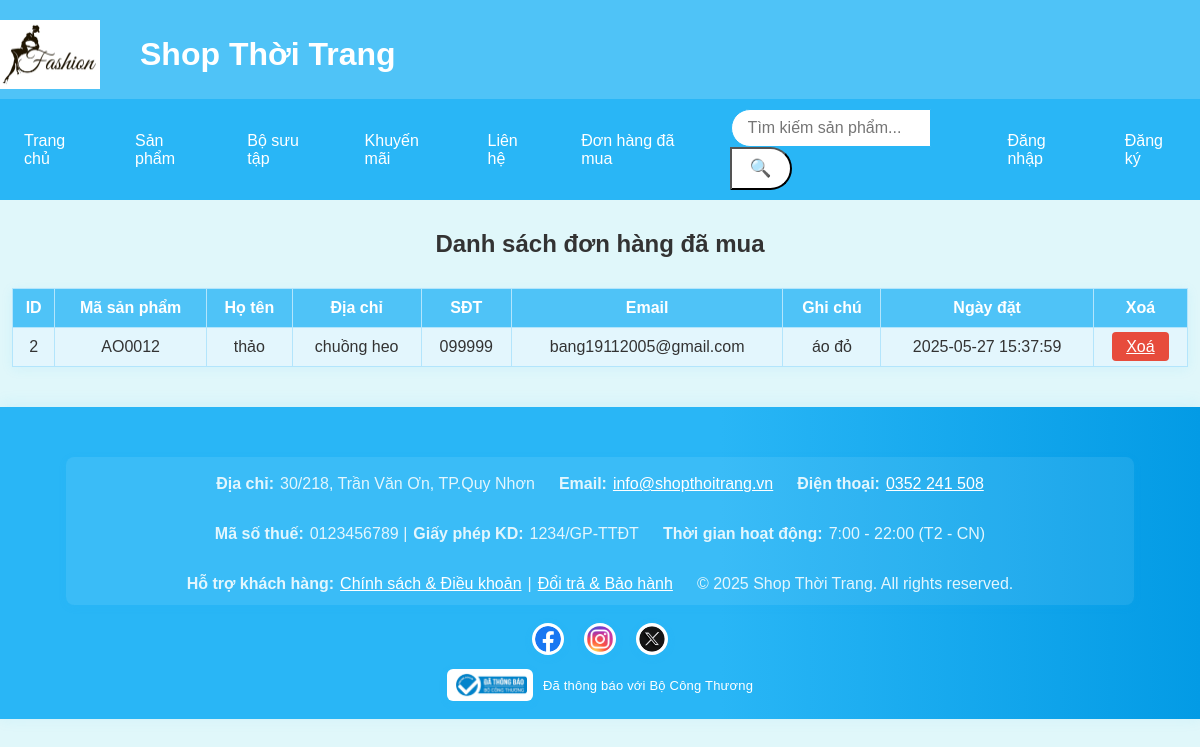
/don_hang_da_mua.php, run on an earlier commit of the app's database.
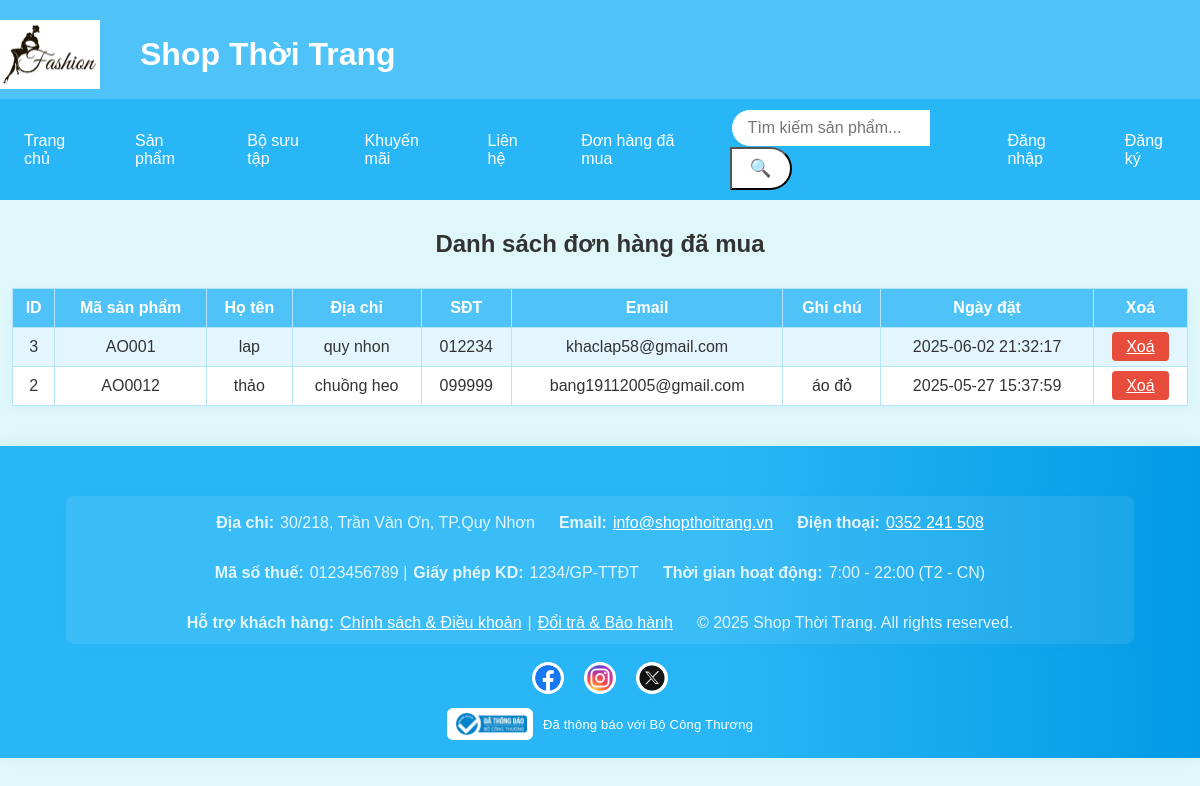
And on a later commit of the database.
### tables this page shows
CREATE TABLE `don_hang` (
  `id` int(11) NOT NULL,
  `san_pham_id` varchar(50) NOT NULL,
  `ho_ten` varchar(100) NOT NULL,
  `dia_chi` varchar(255) NOT NULL,
  `sdt` varchar(20) NOT NULL,
  `email` varchar(100) DEFAULT NULL,
  `ghi_chu` text DEFAULT NULL,
  `ngay_dat` datetime DEFAULT current_timestamp()
);

### don_hang_da_mua.php (the view, shortened to what this page needs)
<?php
require_once 'connect.php';
$keyword = isset($_GET['search']) ? trim($_GET['search']) : '';
$sql = "SELECT * FROM don_hang ORDER BY id DESC";
$result = $conn->query($sql);
include 'header.php';
?>
<!DOCTYPE html>
<html lang="vi">
<head>
    <link rel="stylesheet" href="style.css">
</head>
<body>
    <main>
        <h2 style="text-align:center;margin:30px 0 10px 0;">Danh sách đơn hàng đã mua</h2>
        <table class="donhang">
            <tr>
                <th>ID</th>
                <th>Mã sản phẩm</th>
                <th>Họ tên</th>
                <th>Địa chỉ</th>
                <th>SĐT</th>
                <th>Email</th>
                <th>Ghi chú</th>
                <th>Ngày đặt</th>
                <th>Xoá</th>
            </tr>
            <?php if ($result && $result->num_rows > 0): ?>
                <?php while($row = $result->fetch_assoc()): ?>
                <tr>
                    <td><?= $row['id'] ?></td>
                    <td><?= htmlspecialchars($row['san_pham_id']) ?></td>
                    <td><?= htmlspecialchars($row['ho_ten']) ?></td>
                    <td><?= htmlspecialchars($row['dia_chi']) ?></td>
                    <td><?= htmlspecialchars($row['sdt']) ?></td>
                    <td><?= htmlspecialchars($row['email']) ?></td>
                    <td><?= htmlspecialchars($row['ghi_chu']) ?></td>
                    <td><?= isset($row['ngay_dat']) ? $row['ngay_dat'] : '' ?></td>
                    <td>
                        <a href="don_hang_da_mua.php?delete_id=<?= $row['id'] ?>" onclick="return confirm('Bạn có chắc muốn xoá đơn hàng này?');" class="delete-btn">Xoá</a>
                    </td>
                </tr>
                <?php endwhile; ?>
            <?php else: ?>
                <tr><td colspan="9">Chưa có đơn hàng nào.</td></tr>
            <?php endif; ?>
        </table>
    </main>
    <footer class="footer">
    <div class="footer-content">
        <div class="footer-info">
            <p><strong>Địa chỉ:</strong> 30/218, Trần Văn Ơn, TP.Quy Nhơn</p>
            <p><strong>Email:</strong> <a href="mailto:info@shopthoitrang.vn">info@shopthoitrang.vn</a></p>
            <p><strong>Điện thoại:</strong> <a href="tel:0123456789">0352 241 508</a></p>
            <p><strong>Mã số thuế:</strong> 0123456789 | <strong>Giấy phép KD:</strong> 1234/GP-TTĐT</p>
            <p><strong>Thời gian hoạt động:</strong> 7:00 - 22:00 (T2 - CN)</p>
            <p><strong>Hỗ trợ khách hàng:</strong> <a href="chinh_sach.php">Chính sách &amp; Điều khoản</a> | <a href="doi_tra.php">Đổi trả &amp; Bảo hành</a></p>
            <p>&copy; <?= date('Y') ?> Shop Thời Trang. All rights reserved.</p>
        </div>
        <div class="social-icons">
            <a href="https://www.facebook.com/minhthuan.le.923724"><img src="imagin/Facebook.webp" alt="Facebook"></a>
            <a href="https://www.instagram.com/minhthuan.le.923724"><img src="imagin/Insta.webp" alt="Instagram"></a>
            <a href="https://twitter.com/minhthuan_le"><img src="imagin/X.webp" alt="Twitter"></a>
        </div>
        <div class="certification" style="margin-top:10px;">
            <img src="imagin/bocongthuong.png" alt="Đã thông báo Bộ Công Thương" style="height:32px;">
            <span style="font-size:13px;color: white;">Đã thông báo với Bộ Công Thương</span>
        </div>
    </div>
</footer>
</body>
</html>

### header.php (shortened to what this page needs)
<header>
    <div class="header-flex">
        <div class="logo">
            <img src="imagin/logo.webp" alt="Shop Logo">
        </div>
        <h1>Shop Thời Trang</h1>
    </div>
</header>
<nav class="navbar">
    <ul class="menu">
        <li><a href="index.php">Trang chủ</a></li>
        <li><a href="san_pham.php">Sản phẩm</a></li>
        <li><a href="bo_suu_tap.php">Bộ sưu tập</a></li>
        <li><a href="khuyen_mai.php">Khuyến mãi</a></li>
        <li><a href="lien_he.php">Liên hệ</a></li>
        <li><a href="don_hang_da_mua.php">Đơn hàng đã mua</a></li>
        <li>
            <form class="search-form" method="get" action="index.php" style="display:inline;">
                <input type="text" name="search" placeholder="Tìm kiếm sản phẩm..." value="<?= isset($keyword) ? htmlspecialchars($keyword) : '' ?>">
                <button type="submit">🔍</button>
            </form>
        </li>
        <?php if (isset($_SESSION['user_id'])): ?>
            <li><span style="color:#0277BD;">👤 <?= htmlspecialchars($_SESSION['username']) ?></span></li>
            <li><a href="logout.php">Đăng xuất</a></li>
        <?php else: ?>
            <li><a href="login.php">Đăng nhập</a></li>
            <li><a href="register.php">Đăng ký</a></li>
        <?php endif; ?>
    </ul>
</nav>

### style.css (style rules this page uses)
* { margin: 0; padding: 0; box-sizing: border-box; }
body { font-family: Arial, sans-serif; background: #E0F7FA; color: #333; min-height: 100vh; }
header { background: #4FC3F7; color: #fff; padding: 20px 0 10px 0; text-align: center; }
header .logo img { width: 100px; }
.header-flex { display: flex; align-items: center; justify-content: flex-start; gap: 20px; }
.logo { margin-right: 20px; }
.header-flex h1 { margin: 0; font-size: 2em; color: #fff; }
.navbar { background: #29B6F6; padding: 10px 0; }
.navbar .menu { list-style: none; display: flex; justify-content: center; align-items: center; }
.navbar .menu li { margin: 0 10px; display: flex; align-items: center; }
.navbar .menu li a { color: #fff; text-decoration: none; padding: 10px 14px; border-radius: 5px; transition: background 0.3s; font-size: 1em; }
.search-form { display: flex; align-items: center; margin: 0; }
.search-form input[type="text"] { padding: 9px 16px; width: 200px; border-radius: 25px 0 0 25px; border: 1px solid #29B6F6; outline: none; font-size: 1em; background: #fff; transition: border 0.3s; }
.search-form button { padding: 9px 18px; border-radius: 0 25px 25px 0; background: #fff; color: #fff; font-size: 1.1em; cursor: pointer; transition: background 0.3s; margin-left: -1px; }
.footer { background: linear-gradient(90deg, #29B6F6 60%, #039BE5 100%); color: #fff; text-align: center; padding: 32px 0 18px 0; margin-top: 40px; box-shadow: 0 -2px 16px rgba(41,182,246,0.10); font-size: 1em; position: relative; }
.footer-content { max-width: 1100px; margin: 0 auto; padding: 0 16px; }
.footer-info { margin: 18px 0 12px 0; display: flex; flex-wrap: wrap; justify-content: center; align-items: flex-start; gap: 32px 24px; background: rgba(255,255,255,0.08); border-radius: 8px; padding: 18px 28px 12px 28px; box-shadow: 0 2px 8px rgba(41,182,246,0.08); text-align: left; }
.footer-info p { margin: 0; color: #e3f6fd; font-size: 1em; min-width: 180px; white-space: nowrap; display: flex; align-items: center; gap: 6px; }
.footer-info a { color: #fff; text-decoration: underline; transition: color 0.2s; }
.footer .social-icons { margin: 18px 0 8px 0; }
.footer .social-icons a { margin: 0 8px; display: inline-block; transition: transform 0.2s; }
.footer .social-icons img { width: 32px; height: 32px; border-radius: 50%; background: #fff; padding: 3px; box-shadow: 0 2px 8px rgba(41,182,246,0.10); transition: box-shadow 0.2s; }
.certification { margin-top: 12px; display: flex; align-items: center; justify-content: center; gap: 10px; }
.certification img { height: 32px; background: #fff; border-radius: 6px; padding: 2px 6px; box-shadow: 0 2px 8px rgba(41,182,246,0.10); }
.certification span { font-size: 13px; color: #e0e0e0; letter-spacing: 0.2px; }
table.donhang { border-collapse: collapse; margin: 30px auto; width: 98%; background: #fff; box-shadow: 0 2px 12px rgba(41,182,246,0.08); }
table.donhang th, table.donhang td { border: 1px solid #b3e5fc; padding: 10px 8px; text-align: center; }
table.donhang th { background: #4FC3F7; color: #fff; }
table.donhang tr:nth-child(even) { background: #e3f6fd; }
.delete-btn { background: #e74c3c; color: #fff; border: none; padding: 6px 14px; border-radius: 4px; cursor: pointer; transition: background 0.2s; }

What changed in the data, as far as the page shows it:
added don_hang: id "3", san_pham "AO001", ho_ten "lap", dia_chi "quy nhon", sdt "012234", email "khaclap58@gmail.com", ngay_dat "2025-06-02 21:32:17"
